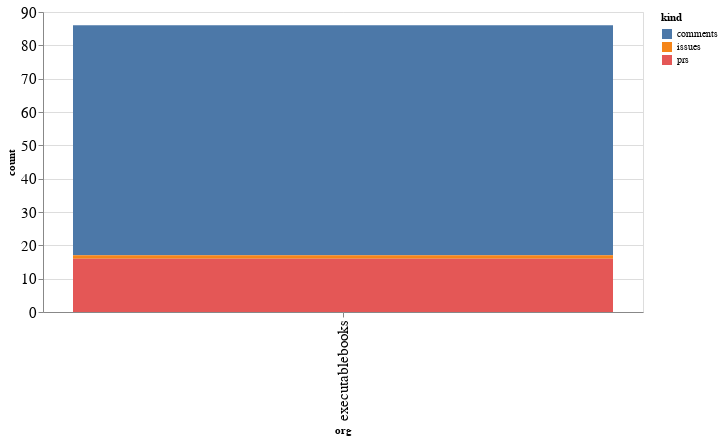

Here is the notebook cell this chart was saved with:
### Code cell
alt.Chart(org_summaries, width=600).mark_bar().encode(
    x='org',
    y='count',
    color='kind',
    tooltip="org"
)

### Figure 1 — Vega-Lite specification as saved in the notebook (floating-point values rounded to 4 significant figures)
{"config": {"axisLeft": {"labelFontSize": 15}, "axisBottom": {"labelFontSize": 15}}, "data": {"name": "data-633440e8d3548be4983eafef0c60b27d"}, "mark": "bar", "encoding": {"color": {"type": "nominal", "field": "kind"}, "tooltip": {"type": "nominal", "field": "org"}, "x": {"type": "nominal", "field": "org"}, "y": {"type": "quantitative", "field": "count"}}, "width": 600, "$schema": "https://vega.github.io/schema/vega-lite/v4.8.1.json", "datasets": {"data-633440e8d3548be4983eafef0c60b27d": [{"org": "executablebooks", "kind": "comments", "count": 69}, {"org": "executablebooks", "kind": "issues", "count": 1}, {"org": "executablebooks", "kind": "prs", "count": 16}]}}
